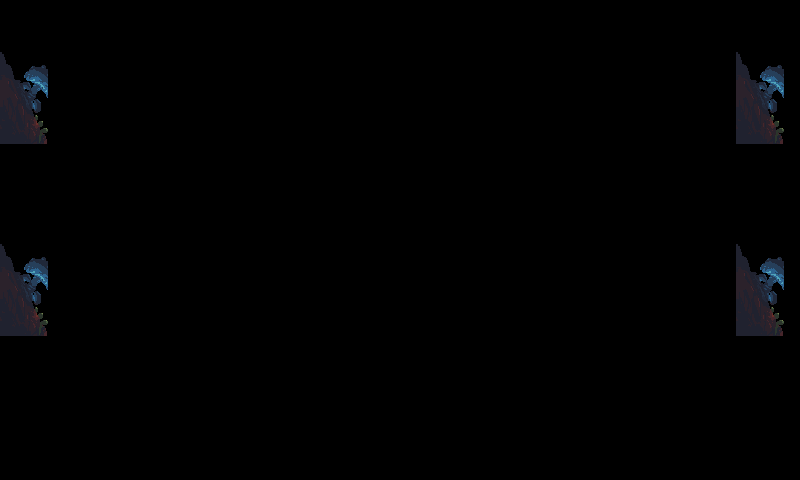

Below is a game level as drawn by its tile map, then a one-line description and the .tmx file that defines it, in full:
An orthogonal 50x30 tile map with 16x16 px tiles, 2 tile layers (Background, Platforms) and 2 objects (Player, Rabbit).

<map version="1.10" tiledversion="1.10.2" orientation="orthogonal" renderorder="right-down" width="50" height="30" tilewidth="16" tileheight="16" infinite="0" nextlayerid="5" nextobjectid="1">
 <tileset firstgid="1" source="../tiles/Terrain_and_Props.tsx" />
 <layer id="1" name="Background" width="50" height="30">
  <data encoding="csv">
   0,0,0,0,0,0,0,0,0,0,0,0,0,0,0,0,0,0,0,0,0,0,0,0,0,0,0,0,0,0,0,0,0,0,0,0,0,0,0,0,0,0,0,0,0,0,0,0,0,0,
   0,0,0,0,0,0,0,0,0,0,0,0,0,0,0,0,0,0,0,0,0,0,0,0,0,0,0,0,0,0,0,0,0,0,0,0,0,0,0,0,0,0,0,0,0,0,0,0,0,0,
   0,0,0,0,0,0,0,0,0,0,0,0,0,0,0,0,0,0,0,0,0,0,0,0,0,0,0,0,0,0,0,0,0,0,0,0,0,0,0,0,0,0,0,0,0,0,0,0,0,0,
   1,2,3,0,0,0,0,0,0,0,0,0,0,0,0,0,0,0,0,0,0,0,0,0,0,0,0,0,0,0,0,0,0,0,0,0,0,0,0,0,0,0,0,0,0,0,1,2,3,0,
   21,22,23,0,0,0,0,0,0,0,0,0,0,0,0,0,0,0,0,0,0,0,0,0,0,0,0,0,0,0,0,0,0,0,0,0,0,0,0,0,0,0,0,0,0,0,21,22,23,0,
   41,42,43,0,0,0,0,0,0,0,0,0,0,0,0,0,0,0,0,0,0,0,0,0,0,0,0,0,0,0,0,0,0,0,0,0,0,0,0,0,0,0,0,0,0,0,41,42,43,0,
   0,0,0,0,0,0,0,0,0,0,0,0,0,0,0,0,0,0,0,0,0,0,0,0,0,0,0,0,0,0,0,0,0,0,0,0,0,0,0,0,0,0,0,0,0,0,0,0,0,0,
   0,0,0,0,0,0,0,0,0,0,0,0,0,0,0,0,0,0,0,0,0,0,0,0,0,0,0,0,0,0,0,0,0,0,0,0,0,0,0,0,0,0,0,0,0,0,0,0,0,0,
   0,0,0,0,0,0,0,0,0,0,0,0,0,0,0,0,0,0,0,0,0,0,0,0,0,0,0,0,0,0,0,0,0,0,0,0,0,0,0,0,0,0,0,0,0,0,0,0,0,0,
   0,0,0,0,0,0,0,0,0,0,0,0,0,0,0,0,0,0,0,0,0,0,0,0,0,0,0,0,0,0,0,0,0,0,0,0,0,0,0,0,0,0,0,0,0,0,0,0,0,0,
   0,0,0,0,0,0,0,0,0,0,0,0,0,0,0,0,0,0,0,0,0,0,0,0,0,0,0,0,0,0,0,0,0,0,0,0,0,0,0,0,0,0,0,0,0,0,0,0,0,0,
   0,0,0,0,0,0,0,0,0,0,0,0,0,0,0,0,0,0,0,0,0,0,0,0,0,0,0,0,0,0,0,0,0,0,0,0,0,0,0,0,0,0,0,0,0,0,0,0,0,0,
   0,0,0,0,0,0,0,0,0,0,0,0,0,0,0,0,0,0,0,0,0,0,0,0,0,0,0,0,0,0,0,0,0,0,0,0,0,0,0,0,0,0,0,0,0,0,0,0,0,0,
   0,0,0,0,0,0,0,0,0,0,0,0,0,0,0,0,0,0,0,0,0,0,0,0,0,0,0,0,0,0,0,0,0,0,0,0,0,0,0,0,0,0,0,0,0,0,0,0,0,0,
   0,0,0,0,0,0,0,0,0,0,0,0,0,0,0,0,0,0,0,0,0,0,0,0,0,0,0,0,0,0,0,0,0,0,0,0,0,0,0,0,0,0,0,0,0,0,0,0,0,0,
   1,2,3,0,0,0,0,0,0,0,0,0,0,0,0,0,0,0,0,0,0,0,0,0,0,0,0,0,0,0,0,0,0,0,0,0,0,0,0,0,0,0,0,0,0,0,1,2,3,0,
   21,22,23,0,0,0,0,0,0,0,0,0,0,0,0,0,0,0,0,0,0,0,0,0,0,0,0,0,0,0,0,0,0,0,0,0,0,0,0,0,0,0,0,0,0,0,21,22,23,0,
   41,42,43,0,0,0,0,0,0,0,0,0,0,0,0,0,0,0,0,0,0,0,0,0,0,0,0,0,0,0,0,0,0,0,0,0,0,0,0,0,0,0,0,0,0,0,41,42,43,0,
   0,0,0,0,0,0,0,0,0,0,0,0,0,0,0,0,0,0,0,0,0,0,0,0,0,0,0,0,0,0,0,0,0,0,0,0,0,0,0,0,0,0,0,0,0,0,0,0,0,0,
   0,0,0,0,0,0,0,0,0,0,0,0,0,0,0,0,0,0,0,0,0,0,0,0,0,0,0,0,0,0,0,0,0,0,0,0,0,0,0,0,0,0,0,0,0,0,0,0,0,0,
   0,0,0,0,0,0,0,0,0,0,0,0,0,0,0,0,0,0,0,0,0,0,0,0,0,0,0,0,0,0,0,0,0,0,0,0,0,0,0,0,0,0,0,0,0,0,0,0,0,0,
   0,0,0,0,0,0,0,0,0,0,0,0,0,0,0,0,0,0,0,0,0,0,0,0,0,0,0,0,0,0,0,0,0,0,0,0,0,0,0,0,0,0,0,0,0,0,0,0,0,0,
   0,0,0,0,0,0,0,0,0,0,0,0,0,0,0,0,0,0,0,0,0,0,0,0,0,0,0,0,0,0,0,0,0,0,0,0,0,0,0,0,0,0,0,0,0,0,0,0,0,0,
   0,0,0,0,0,0,0,0,0,0,0,0,0,0,0,0,0,0,0,0,0,0,0,0,0,0,0,0,0,0,0,0,0,0,0,0,0,0,0,0,0,0,0,0,0,0,0,0,0,0,
   0,0,0,0,0,0,0,0,0,0,0,0,0,0,0,0,0,0,0,0,0,0,0,0,0,0,0,0,0,0,0,0,0,0,0,0,0,0,0,0,0,0,0,0,0,0,0,0,0,0,
   0,0,0,0,0,0,0,0,0,0,0,0,0,0,0,0,0,0,0,0,0,0,0,0,0,0,0,0,0,0,0,0,0,0,0,0,0,0,0,0,0,0,0,0,0,0,0,0,0,0,
   0,0,0,0,0,0,0,0,0,0,0,0,0,0,0,0,0,0,0,0,0,0,0,0,0,0,0,0,0,0,0,0,0,0,0,0,0,0,0,0,0,0,0,0,0,0,0,0,0,0,
   0,0,0,0,0,0,0,0,0,0,0,0,0,0,0,0,0,0,0,0,0,0,0,0,0,0,0,0,0,0,0,0,0,0,0,0,0,0,0,0,0,0,0,0,0,0,0,0,0,0,
   0,0,0,0,0,0,0,0,0,0,0,0,0,0,0,0,0,0,0,0,0,0,0,0,0,0,0,0,0,0,0,0,0,0,0,0,0,0,0,0,0,0,0,0,0,0,0,0,0,0,
   0,0,0,0,0,0,0,0,0,0,0,0,0,0,0,0,0,0,0,0,0,0,0,0,0,0,0,0,0,0,0,0,0,0,0,0,0,0,0,0,0,0,0,0,0,0,0,0,0,0
  </data>
 </layer>
 <layer id="2" name="Platforms" width="50" height="30">
  <data encoding="csv">
   0,0,0,0,0,0,0,0,0,0,0,0,0,0,0,0,0,0,0,0,0,0,0,0,0,0,0,0,0,0,0,0,0,0,0,0,0,0,0,0,0,0,0,0,0,0,0,0,0,0,
   0,0,0,0,0,0,0,0,0,0,0,0,0,0,0,0,0,0,0,0,0,0,0,0,0,0,0,0,0,0,0,0,0,0,0,0,0,0,0,0,0,0,0,0,0,0,0,0,0,0,
   0,0,0,0,0,0,0,0,0,0,0,0,0,0,0,0,0,0,0,0,0,0,0,0,0,0,0,0,0,0,0,0,0,0,0,0,0,0,0,0,0,0,0,0,0,0,0,0,0,0,
   0,0,0,0,0,0,0,0,0,0,0,0,0,0,0,0,0,0,0,0,0,0,0,0,0,0,0,0,0,0,0,0,0,0,0,0,0,0,0,0,0,0,0,0,0,0,0,0,0,0,
   0,0,0,0,0,0,0,0,0,0,0,0,0,0,0,0,0,0,0,0,0,0,0,0,0,0,0,0,0,0,0,0,0,0,0,0,0,0,0,0,0,0,0,0,0,0,0,0,0,0,
   0,0,0,0,0,0,0,0,0,0,0,0,0,0,0,0,0,0,0,0,0,0,0,0,0,0,0,0,0,0,0,0,0,0,0,0,0,0,0,0,0,0,0,0,0,0,0,0,0,0,
   61,62,63,0,0,0,0,0,0,0,0,0,0,0,0,0,0,0,0,0,0,0,0,0,0,0,0,0,0,0,0,0,0,0,0,0,0,0,0,0,0,0,0,0,0,0,61,62,63,0,
   81,82,83,0,0,0,0,0,0,0,0,0,0,0,0,0,0,0,0,0,0,0,0,0,0,0,0,0,0,0,0,0,0,0,0,0,0,0,0,0,0,0,0,0,0,0,81,82,83,0,
   101,102,103,0,0,0,0,0,0,0,0,0,0,0,0,0,0,0,0,0,0,0,0,0,0,0,0,0,0,0,0,0,0,0,0,0,0,0,0,0,0,0,0,0,0,0,101,102,103,0,
   0,0,0,0,0,0,0,0,0,0,0,0,0,0,0,0,0,0,0,0,0,0,0,0,0,0,0,0,0,0,0,0,0,0,0,0,0,0,0,0,0,0,0,0,0,0,0,0,0,0,
   0,0,0,0,0,0,0,0,0,0,0,0,0,0,0,0,0,0,0,0,0,0,0,0,0,0,0,0,0,0,0,0,0,0,0,0,0,0,0,0,0,0,0,0,0,0,0,0,0,0,
   0,0,0,0,0,0,0,0,0,0,0,0,0,0,0,0,0,0,0,0,0,0,0,0,0,0,0,0,0,0,0,0,0,0,0,0,0,0,0,0,0,0,0,0,0,0,0,0,0,0,
   0,0,0,0,0,0,0,0,0,0,0,0,0,0,0,0,0,0,0,0,0,0,0,0,0,0,0,0,0,0,0,0,0,0,0,0,0,0,0,0,0,0,0,0,0,0,0,0,0,0,
   0,0,0,0,0,0,0,0,0,0,0,0,0,0,0,0,0,0,0,0,0,0,0,0,0,0,0,0,0,0,0,0,0,0,0,0,0,0,0,0,0,0,0,0,0,0,0,0,0,0,
   0,0,0,0,0,0,0,0,0,0,0,0,0,0,0,0,0,0,0,0,0,0,0,0,0,0,0,0,0,0,0,0,0,0,0,0,0,0,0,0,0,0,0,0,0,0,0,0,0,0,
   0,0,0,0,0,0,0,0,0,0,0,0,0,0,0,0,0,0,0,0,0,0,0,0,0,0,0,0,0,0,0,0,0,0,0,0,0,0,0,0,0,0,0,0,0,0,0,0,0,0,
   0,0,0,0,0,0,0,0,0,0,0,0,0,0,0,0,0,0,0,0,0,0,0,0,0,0,0,0,0,0,0,0,0,0,0,0,0,0,0,0,0,0,0,0,0,0,0,0,0,0,
   0,0,0,0,0,0,0,0,0,0,0,0,0,0,0,0,0,0,0,0,0,0,0,0,0,0,0,0,0,0,0,0,0,0,0,0,0,0,0,0,0,0,0,0,0,0,0,0,0,0,
   61,62,63,0,0,0,0,0,0,0,0,0,0,0,0,0,0,0,0,0,0,0,0,0,0,0,0,0,0,0,0,0,0,0,0,0,0,0,0,0,0,0,0,0,0,0,61,62,63,0,
   81,82,83,0,0,0,0,0,0,0,0,0,0,0,0,0,0,0,0,0,0,0,0,0,0,0,0,0,0,0,0,0,0,0,0,0,0,0,0,0,0,0,0,0,0,0,81,82,83,0,
   101,102,103,0,0,0,0,0,0,0,0,0,0,0,0,0,0,0,0,0,0,0,0,0,0,0,0,0,0,0,0,0,0,0,0,0,0,0,0,0,0,0,0,0,0,0,101,102,103,0,
   0,0,0,0,0,0,0,0,0,0,0,0,0,0,0,0,0,0,0,0,0,0,0,0,0,0,0,0,0,0,0,0,0,0,0,0,0,0,0,0,0,0,0,0,0,0,0,0,0,0,
   0,0,0,0,0,0,0,0,0,0,0,0,0,0,0,0,0,0,0,0,0,0,0,0,0,0,0,0,0,0,0,0,0,0,0,0,0,0,0,0,0,0,0,0,0,0,0,0,0,0,
   0,0,0,0,0,0,0,0,0,0,0,0,0,0,0,0,0,0,0,0,0,0,0,0,0,0,0,0,0,0,0,0,0,0,0,0,0,0,0,0,0,0,0,0,0,0,0,0,0,0,
   0,0,0,0,0,0,0,0,0,0,0,0,0,0,0,0,0,0,0,0,0,0,0,0,0,0,0,0,0,0,0,0,0,0,0,0,0,0,0,0,0,0,0,0,0,0,0,0,0,0,
   0,0,0,0,0,0,0,0,0,0,0,0,0,0,0,0,0,0,0,0,0,0,0,0,0,0,0,0,0,0,0,0,0,0,0,0,0,0,0,0,0,0,0,0,0,0,0,0,0,0,
   0,0,0,0,0,0,0,0,0,0,0,0,0,0,0,0,0,0,0,0,0,0,0,0,0,0,0,0,0,0,0,0,0,0,0,0,0,0,0,0,0,0,0,0,0,0,0,0,0,0,
   0,0,0,0,0,0,0,0,0,0,0,0,0,0,0,0,0,0,0,0,0,0,0,0,0,0,0,0,0,0,0,0,0,0,0,0,0,0,0,0,0,0,0,0,0,0,0,0,0,0,
   0,0,0,0,0,0,0,0,0,0,0,0,0,0,0,0,0,0,0,0,0,0,0,0,0,0,0,0,0,0,0,0,0,0,0,0,0,0,0,0,0,0,0,0,0,0,0,0,0,0,
   0,0,0,0,0,0,0,0,0,0,0,0,0,0,0,0,0,0,0,0,0,0,0,0,0,0,0,0,0,0,0,0,0,0,0,0,0,0,0,0,0,0,0,0,0,0,0,0,0,0,
   0,0,0,0,0,0,0,0,0,0,0,0,0,0,0,0,0,0,0,0,0,0,0,0,0,0,0,0,0,0,0,0,0,0,0,0,0,0,0,0,0,0,0,0,0,0,0,0,0,0
  </data>
 </layer>
 <objectgroup id="3" name="Objects">
  <object id="1" name="Player" x="48" y="80" width="16" height="32" />
  <object id="2" name="Rabbit" x="720" y="80" width="16" height="32" />
 </objectgroup>
</map>
